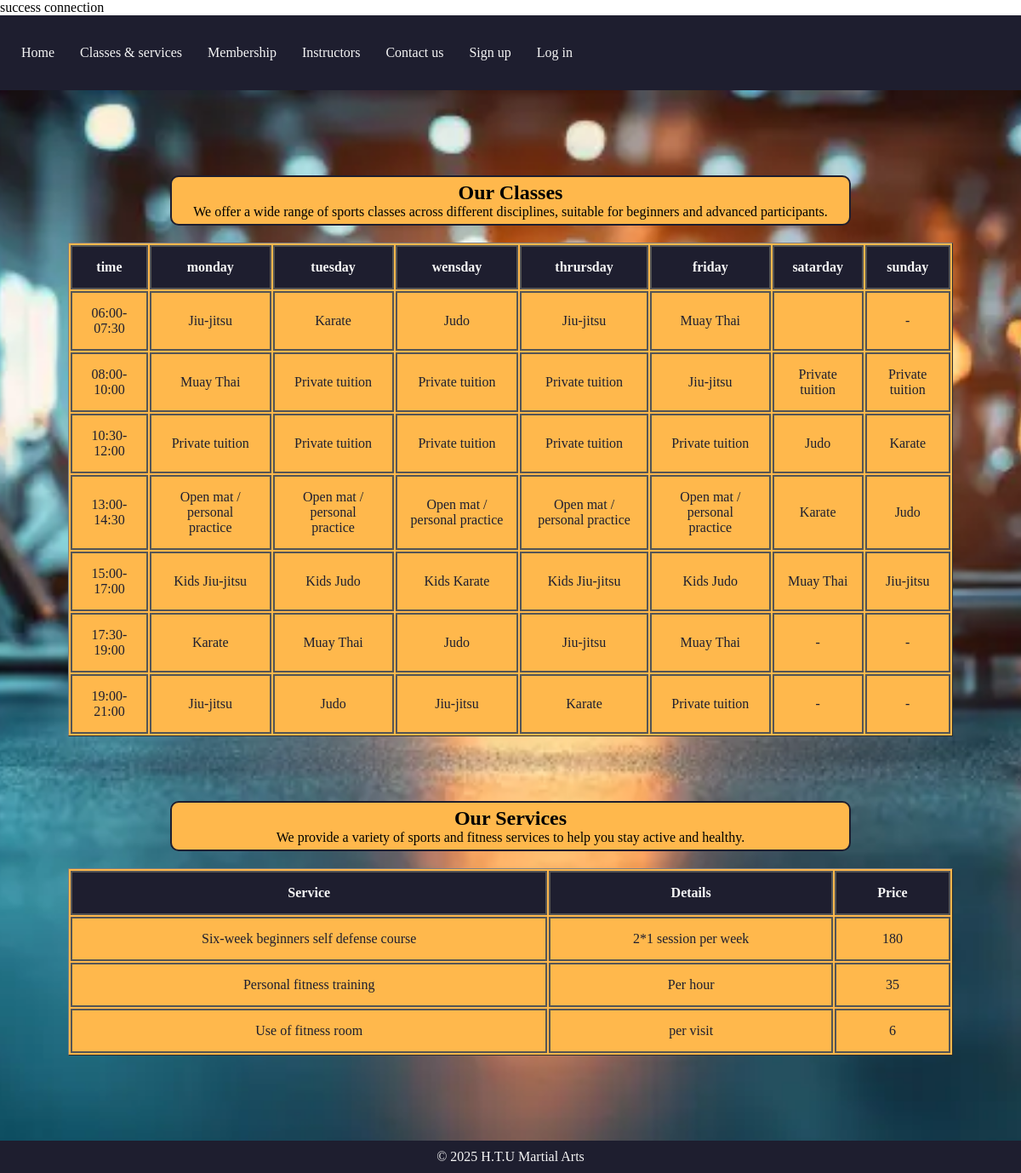
The app's page /code/finalproject/pages/user/classes.php with its own data.
### tables this page shows
CREATE TABLE `timetable` (
  `ID` int(11) NOT NULL,
  `time` varchar(20) NOT NULL,
  `monday` varchar(50) NOT NULL,
  `tuesday` varchar(50) NOT NULL,
  `wednesday` varchar(50) NOT NULL,
  `thursday` varchar(50) NOT NULL,
  `friday` varchar(50) NOT NULL,
  `saturday` varchar(50) NOT NULL,
  `sunday` varchar(50) NOT NULL
);

CREATE TABLE `services` (
  `ID` int(11) NOT NULL,
  `Service` text NOT NULL,
  `Details` text NOT NULL,
  `Price` int(11) NOT NULL
);

### code/finalproject/pages/user/classes.php (the view, shortened to what this page needs)
<?php
include '../db/db.php';
$query = "SELECT * FROM timetable";
$result = mysqli_query($con, $query);
?>
<!DOCTYPE html>
<html lang="en">
<head>
    <link rel="stylesheet" href="../../css/classes.css">
    <link rel="stylesheet" href="../../css/nav.css">
    <link rel="stylesheet" href="../../css/footer.css">
</head>
<body>
<?php include '../shared/nav.php';?>
<section class='main-content'>
<header>
    <h1>Our Classes</h1>
    <p>We offer a wide range of sports classes across different disciplines, suitable for beginners and advanced participants.</p>
</header>
<?php
echo "<table border='1' >";
echo "<tr>
        <th>time</th>
        <th>monday</th>
        <th>tuesday</th>
        <th>wensday</th>
        <th>thrursday</th>
        <th>friday</th>
        <th>satarday</th>
        <th>sunday</th>
      </tr>";
while ($row = mysqli_fetch_assoc($result)) {
        echo "<tr>";
        echo "<td>" . $row['time'] . "</td>";
        echo "<td>" . $row['monday'] . "</td>";
        echo "<td>" . $row['tuesday'] . "</td>";
        echo "<td>" . $row['wednesday'] . "</td>";
        echo "<td>" . $row['thursday'] . "</td>";
        echo "<td>" . $row['friday'] . "</td>";
        echo "<td>" . $row['saturday'] . "</td>";
        echo "<td>" . $row['sunday'] . "</td>";
        echo "</tr>";
}
echo "</table>";
?>
<br><br>
<header>
<h1>Our Services</h1>
    <p>We provide a variety of sports and fitness services to help you stay active and healthy.</p>
</header>
<?php
$query = "SELECT * FROM services";
$result = mysqli_query($con, $query);
echo "<table border='1' >";
echo "<tr>
        <th>Service</th>
        <th>Details</th>
        <th>Price</th>
      </tr>";
while ($row = mysqli_fetch_assoc($result)) {
        echo "<tr>";
        echo "<td>" . $row['Service'] . "</td>";
        echo "<td>" . $row['Details'] . "</td>";
        echo "<td>" . $row['Price'] . "</td>";
        echo "</tr>";
}
echo "</table>";
?>
</section>
<?php include '../shared/footer.php'; ?>
</body>
</html>

### code/finalproject/pages/shared/nav.php
<nav>
<?php
if(isset($_SESSION['user_id'])){
    if($_SESSION['username'] == 'Admin'){
        echo "<a href='../admin/manage_useres.php'>Manage users</a>";
        echo "<a href='../admin/manage_membership.php'>Manage membership</a>";
        echo "<a href='../admin/manage_service.php'>Manage services</a>";
        echo "<a href='../admin/manage_classes.php'>Manage classes</a>";
        echo "<a href='../admin/manage_instructor.php'>Manage instructors</a>";
        echo "<a href='../auth/logout.php'>Log out</a>";
    } else {
        echo "<a href='../user/index.php'>Home</a>";
        echo "<a href='../user/classes.php'>Classes & services</a>";
        echo "<a href='../user/membership.php'>Membership</a>";
        echo "<a href='../user/instructors.php'>Instructors</a>";
        echo "<a href='../user/membership_manage.php'>Manage my membership</a>";
        echo "<a href='../user/contact.php'>Contact us</a>";
        echo "<a href='../auth/logout.php'>Log out</a>";
    }
} else {
    echo "<a href='../user/index.php'>Home</a>";
    echo "<a href='../user/classes.php'>Classes & services</a>";
    echo "<a href='../user/membership.php'>Membership</a>";
    echo "<a href='../user/instructors.php'>Instructors</a>";
    echo "<a href='../user/contact.php'>Contact us</a>";
    echo "<a href='../auth/sign.php'>Sign up</a>";
    echo "<a href='../auth/login.php'>Log in</a>";
}
?>
</nav>

### code/finalproject/pages/shared/footer.php
<footer>
    &copy; 2025 H.T.U Martial Arts
</footer>

### code/finalproject/css/classes.css (style rules this page uses)
* { margin: 0; padding: 0; box-sizing: border-box; }
.main-content { background-image: url('../images/empty-fitness-center-equipment-blurred-interior-sun-glare-effect-modern-gym-background-empty-fitness-center-357026796.webp'); background-size: cover; background-position: center; padding: 80px; }
header { text-align: center; background-color:#FFB84C; border:2px solid #1E1E2F; width:800px; padding:5px; margin:20px auto; border-radius: 10px; }
table { width: 100%; margin: 20px auto; background-color: #FFB84C; }
th, td { padding: 15px; text-align: center; border: 2px solid #555; }
th { background-color: #1E1E2F; color: #F5F5F5; font-weight: bold; }
td { color: #1E1E2F; }

### code/finalproject/css/nav.css (style rules this page uses)
nav { background-color: #1E1E2F; padding: 20px 10px; display: flex; justify-content: start; flex-wrap: wrap; }
nav a { color: #F5F5F5; padding: 15px; text-decoration: none; }

### code/finalproject/css/footer.css (style rules this page uses)
footer { text-align: center; padding:10px; background-color: #1E1E2F; color: #F5F5F5; }

### records on screen
timetable: time "06:00-07:30", monday "Jiu-jitsu", tuesday "Karate", wednesday "Judo", thursday "Jiu-jitsu", friday "Muay Thai", sunday "-"
timetable: time "08:00-10:00", monday "Muay Thai", tuesday "Private tuition", wednesday "Private tuition", thursday "Private tuition", friday "Jiu-jitsu", saturday "Private tuition", sunday "Private tuition"
timetable: time "10:30-12:00", monday "Private tuition", tuesday "Private tuition", wednesday "Private tuition", thursday "Private tuition", friday "Private tuition", saturday "Judo", sunday "Karate"
timetable: time "13:00-14:30", monday "Open mat / personal practice", tuesday "Open mat / personal practice", wednesday "Open mat / personal practice", thursday "Open mat / personal practice", friday "Open mat / personal practice", saturday "Karate", sunday "Judo"
timetable: time "15:00-17:00", monday "Kids Jiu-jitsu", tuesday "Kids Judo", wednesday "Kids Karate", thursday "Kids Jiu-jitsu", friday "Kids Judo", saturday "Muay Thai", sunday "Jiu-jitsu"
timetable: time "17:30-19:00", monday "Karate", tuesday "Muay Thai", wednesday "Judo", thursday "Jiu-jitsu", friday "Muay Thai", saturday "-", sunday "-"
timetable: time "19:00-21:00", monday "Jiu-jitsu", tuesday "Judo", wednesday "Jiu-jitsu", thursday "Karate", friday "Private tuition", saturday "-", sunday "-"
services: Service "Six-week beginners self defense course", Details "2*1 session per week", Price "180"
services: Service "Personal fitness training", Details "Per hour", Price "35"
services: Service "Use of fitness room", Details "per visit", Price "6"
